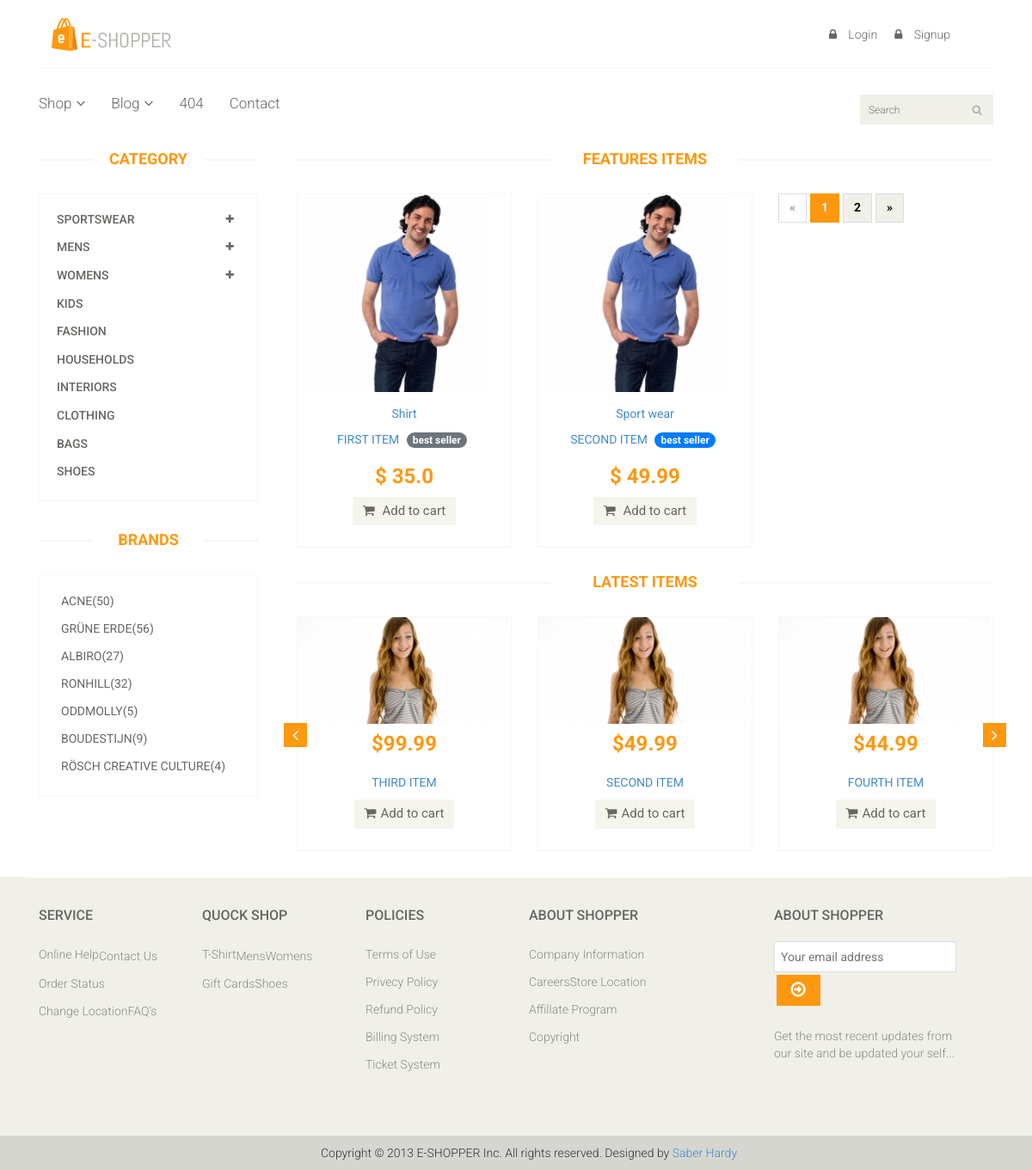
The page / on the database its author committed.
### eshop_app/models.py (models this page shows, shortened)
class Item(models.Model):
    title = models.CharField(max_length=100)
    price = models.FloatField()
    discount_price = models.FloatField(blank=True, null=True)
    category = models.CharField(max_length=100, choices=CATEGORY_CHOICES)
    label = models.CharField(max_length=100, choices=LABEL_CHOICES)
    slug = models.SlugField()
    description = models.TextField()
    def get_absolute_url(self):
        return reverse("shopapp:product", kwargs={
            'slug': self.slug
        })

### eshop_app/views.py (the view)
# urls.py: path('', views.HomeView.as_view(), name='home'),
class HomeView(ListView):
    model = Item
    paginate_by = 2
    template_name = 'eshop_app/home.html'
    def get_context_data(self, **kwargs):
        context = super(HomeView, self).get_context_data(**kwargs)
        last_3_items = Item.objects.order_by('-title')[:3]
        context.update({
            'last_3_items': last_3_items,
        })
        return context

### templates/eshop_app/home.html (shortened to what this page needs)
{% extends 'eshop_app/base.html' %}
{% load static %}
{% block content %}
    <section>
        <div class="container">
            <div class="row">
                <div class="col-sm-3">
                    <div class="left-sidebar">
                        <h2>Category</h2>
                        <div class="panel-group category-products" id="accordian">
                            <div class="panel panel-default">
                                <div class="panel-heading">
                                    <h4 class="panel-title">
                                        <a data-toggle="collapse" data-parent="#accordian" href="#sportswear">
                                            <span class="badge pull-right"><i class="fa fa-plus"></i></span>
                                            Sportswear
                                        </a>
                                    </h4>
                                </div>
                            </div>
                            <div class="panel panel-default">
                                <div class="panel-heading">
                                    <h4 class="panel-title">
                                        <a data-toggle="collapse" data-parent="#accordian" href="#mens">
                                            <span class="badge pull-right"><i class="fa fa-plus"></i></span>
                                            Mens
                                        </a>
                                    </h4>
                                </div>
                            </div>
                            <div class="panel panel-default">
                                <div class="panel-heading">
                                    <h4 class="panel-title">
                                        <a data-toggle="collapse" data-parent="#accordian" href="#womens">
                                            <span class="badge pull-right"><i class="fa fa-plus"></i></span>
                                            Womens
                                        </a>
                                    </h4>
                                </div>
                            </div>
                            <div class="panel panel-default">
                                <div class="panel-heading">
                                    <h4 class="panel-title"><a href="#">Kids</a></h4>
                                </div>
                            </div>
                            <div class="panel panel-default">
                                <div class="panel-heading">
                                    <h4 class="panel-title"><a href="#">Fashion</a></h4>
                                </div>
                            </div>
                            <div class="panel panel-default">
                                <div class="panel-heading">
                                    <h4 class="panel-title"><a href="#">Households</a></h4>
                                </div>
                            </div>
                            <div class="panel panel-default">
                                <div class="panel-heading">
                                    <h4 class="panel-title"><a href="#">Interiors</a></h4>
                                </div>
                            </div>
                            <div class="panel panel-default">
                                <div class="panel-heading">
                                    <h4 class="panel-title"><a href="#">Clothing</a></h4>
                                </div>
                            </div>
                            <div class="panel panel-default">
                                <div class="panel-heading">
                                    <h4 class="panel-title"><a href="#">Bags</a></h4>
                                </div>
                            </div>
                            <div class="panel panel-default">
                                <div class="panel-heading">
                                    <h4 class="panel-title"><a href="#">Shoes</a></h4>
                                </div>
                            </div>
                        </div>
                        <div class="brands_products">
                            <h2>Brands</h2>
                            <div class="brands-name">
                                <ul class="nav nav-pills nav-stacked">
                                    <li><a href="#"> <span class="pull-right">(50)</span>Acne</a></li>
                                    <li><a href="#"> <span class="pull-right">(56)</span>Grüne Erde</a></li>
                                    <li><a href="#"> <span class="pull-right">(27)</span>Albiro</a></li>
                                    <li><a href="#"> <span class="pull-right">(32)</span>Ronhill</a></li>
                                    <li><a href="#"> <span class="pull-right">(5)</span>Oddmolly</a></li>
                                    <li><a href="#"> <span class="pull-right">(9)</span>Boudestijn</a></li>
                                    <li><a href="#"> <span class="pull-right">(4)</span>Rösch creative culture</a></li>
                                </ul>
                            </div>
                        </div>
                    </div>
                </div>
                <div class="col-sm-9 padding-right">
                    <div class="features_items">
                        <h2 class="title text-center">Features Items</h2>
                        {% for item in object_list %}
                            <div class="col-sm-4">
                                <div class="product-image-wrapper">
                                    <div class="">
                                        <div class="productinfo text-center">
                                            <a href="{{ item.get_absolute_url }}">
                                                <img src="{% static 'images/shop/product12.jpg' %}" alt=""/>
                                            </a>
                                            <p class="mt-4">{{ item.get_category_display }}</p>
                                            <p class="mt-3">
                                                <a href="{{ item.get_absolute_url }}">{{ item.title|upper }}</a>
                                                <span class="badge badge-danger
                                                    bg-{{ item.get_label_display|lower }}  mx-2"> best seller</span>
                                            </p>
                                            <h2>${% if item.discount_price %}
                                                {{ item.discount_price }}
                                            {% else %}
                                                {{ item.price }}
                                            {% endif %}
                                            </h2>
                                            <a href="{% url 'shopapp:add_to_cart' item.slug %}"
                                               class="btn btn-default add-to-cart">
                                                <i class="fa fa-shopping-cart"></i>
                                                Add to cart
                                            </a>
                                        </div>
                                    </div>
                                </div>
                            </div>
                        {% endfor %}
                        {% if is_paginated %}
                            <ul class="pagination">
                                {% if page_obj.has_previous %}
                                    <li><a href="?page={{ page_obj.previous_page_number }}">&laquo;</a></li>
                                {% else %}
                                    <li class="disabled"><span>&laquo;</span></li>
                                {% endif %}
                                {% for i in paginator.page_range %}
                                    {% if page_obj.number == i %}
                                        <li class="active"><span>{{ i }} <span class="sr-only">(current)</span></span>
                                        </li>
                                    {% else %}
                                        <li><a href="?page={{ i }}">{{ i }}</a></li>
                                    {% endif %}
                                {% endfor %}
                                {% if page_obj.has_next %}
                                    <li><a href="?page={{ page_obj.next_page_number }}">&raquo;</a></li>
                                {% else %}
                                    <li class="disabled"><span>&raquo;</span></li>
                                {% endif %}
                            </ul>
                        {% endif %}
                    </div>
                    <div class="recommended_items">
                        <h2 class="title text-center">Latest items</h2>
                        <div id="recommended-item-carousel" class="carousel slide" data-ride="carousel">
                            <div class="carousel-inner">
                                {% for item in last_3_items %}
                                    <div class="item active">
                                        <div class="col-sm-4">
                                            <div class="product-image-wrapper">
                                                <div class="single-products">
                                                    <div class="productinfo text-center">
                                                        <a href="{% url 'shopapp:product' item.slug %}">
                                                            <img src="{% static 'images/home/recommend1.jpg' %}"
                                                                 alt=""/>
                                                        </a>
                                                        <h2>${{ item.price }}</h2>
                                                        <a href="{{ item.get_absolute_url }}">
                                                            <p>{{ item.title|upper }}</p>
                                                        </a>
                                                        <a href="{% url 'shopapp:add_to_cart' item.slug %}" class="btn btn-default add-to-cart"><i
                                                                class="fa fa-shopping-cart"></i>Add to cart</a>
                                                    </div>
                                                </div>
                                            </div>
                                        </div>
                                    </div>
                                {% endfor %}
                            </div>
                            <a class="left recommended-item-control" href="#recommended-item-carousel"
                               data-slide="prev">
                                <i class="fa fa-angle-left"></i>
                            </a>
                            <a class="right recommended-item-control" href="#recommended-item-carousel"
                               data-slide="next">
                                <i class="fa fa-angle-right"></i>
                            </a>
                        </div>
                    </div>
                </div>
            </div>
        </div>
    </section>
{% endblock %}

### rows shown on the page
Item: category "Shirt", title "FIRST ITEM", discount_price "35.0"
Item: category "Sport wear", title "SECOND ITEM", price "49.99"
Item: price "99.99", title "THIRD ITEM"
Item: price "44.99", title "FOURTH ITEM"

### other values the page prints
{{ i }} "1"
{{ i }} "2"
